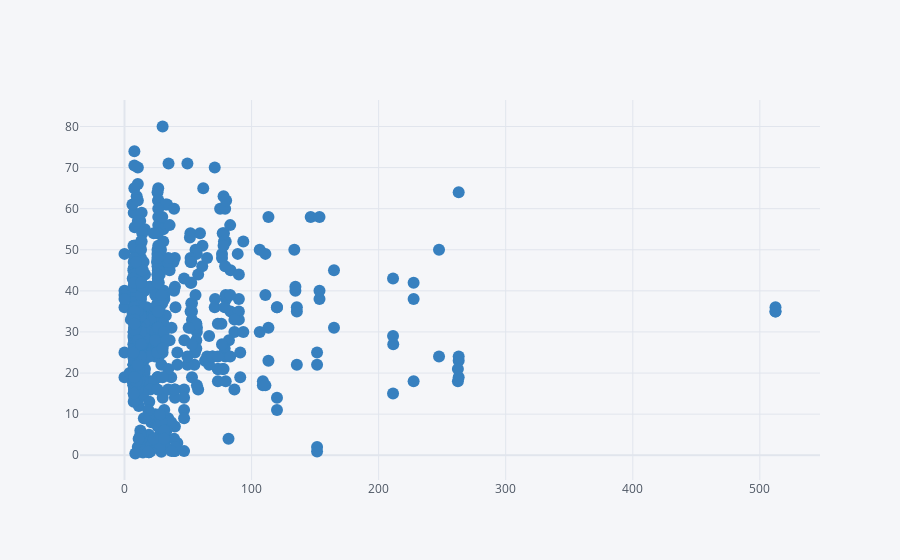

The notebook cell this image was saved under:
### Code cell
df2.iplot( x='fare', y='age',kind='line', mode = 'markers', color ='blue')

### Figure 1 — Plotly figure (JSON) as saved in the notebook; plotly's stock layout.template omitted (floating-point values rounded to 4 significant figures; data arrays with more than 128 entries replaced by an {"elided": "..."} marker saying what was removed)
{"data": [{"line": {"color": "rgba(55, 128, 191, 1.0)", "dash": "solid", "shape": "linear", "width": 1.3}, "marker": {"size": 12, "symbol": "circle"}, "mode": "markers", "name": "age", "text": "", "type": "scatter", "x": {"elided": "891 float values"}, "y": {"elided": "891 mixed values"}}], "layout": {"legend": {"bgcolor": "#F5F6F9", "font": {"color": "#4D5663"}}, "paper_bgcolor": "#F5F6F9", "plot_bgcolor": "#F5F6F9", "title": {"font": {"color": "#4D5663"}}, "xaxis": {"gridcolor": "#E1E5ED", "showgrid": true, "tickfont": {"color": "#4D5663"}, "title": {"font": {"color": "#4D5663"}, "text": ""}, "zerolinecolor": "#E1E5ED"}, "yaxis": {"gridcolor": "#E1E5ED", "showgrid": true, "tickfont": {"color": "#4D5663"}, "title": {"font": {"color": "#4D5663"}, "text": ""}, "zerolinecolor": "#E1E5ED"}}}
